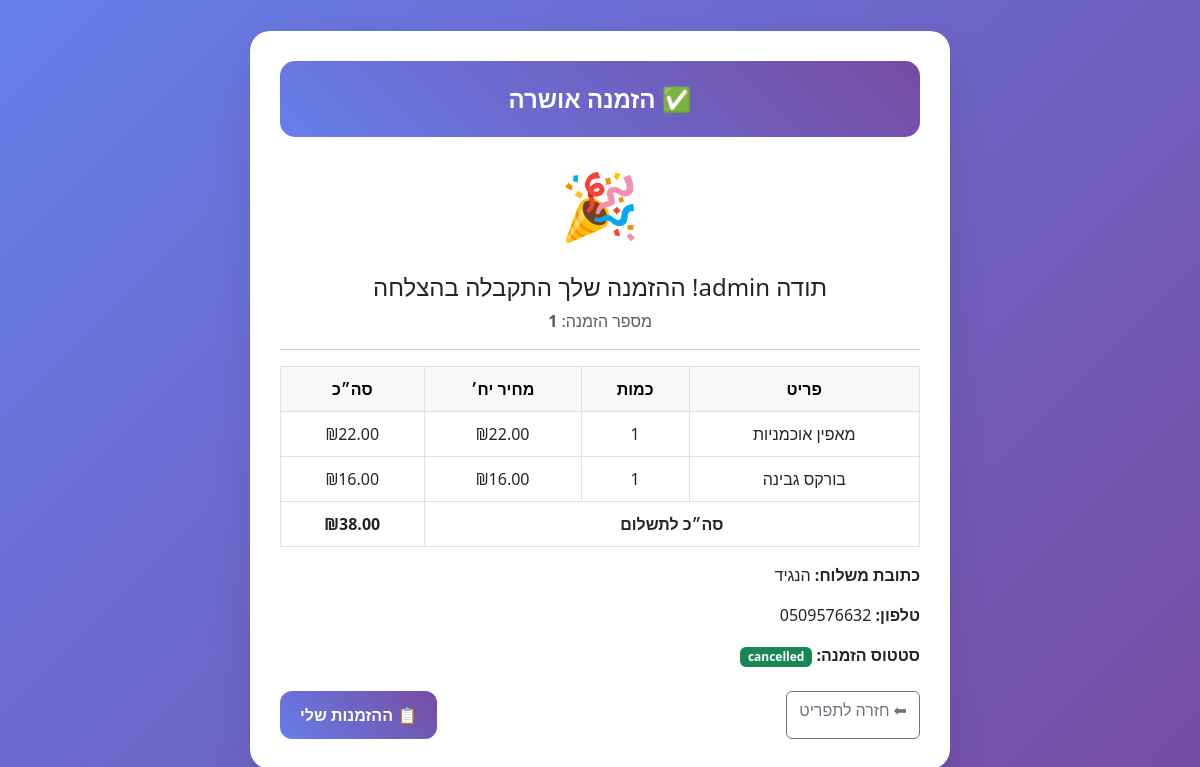
The page /order/1 (signed in) on the database its author committed.
### tables this page shows
CREATE TABLE users (
                id INTEGER PRIMARY KEY AUTOINCREMENT,
                username TEXT UNIQUE NOT NULL,
                email TEXT UNIQUE NOT NULL,
                password TEXT NOT NULL,
                role TEXT NOT NULL DEFAULT 'customer',
                phone TEXT,
                address TEXT,
                created_at TIMESTAMP DEFAULT CURRENT_TIMESTAMP,
                is_active BOOLEAN DEFAULT 1
            );

CREATE TABLE orders (
                id INTEGER PRIMARY KEY AUTOINCREMENT,
                customer_id INTEGER NOT NULL,
                order_number TEXT UNIQUE NOT NULL,
                total_amount REAL NOT NULL DEFAULT 0,
                status TEXT NOT NULL DEFAULT 'pending',
                delivery_address TEXT,
                delivery_phone TEXT,
                special_instructions TEXT,
                estimated_delivery TIMESTAMP,
                created_at TIMESTAMP DEFAULT CURRENT_TIMESTAMP,
                updated_at TIMESTAMP DEFAULT CURRENT_TIMESTAMP,
                FOREIGN KEY (customer_id) REFERENCES users (id)
            );

CREATE TABLE order_items (
                id INTEGER PRIMARY KEY AUTOINCREMENT,
                order_id INTEGER NOT NULL,
                menu_item_id INTEGER NOT NULL,
                quantity INTEGER NOT NULL DEFAULT 1,
                price REAL NOT NULL,
                special_requests TEXT,
                FOREIGN KEY (order_id) REFERENCES orders (id),
                FOREIGN KEY (menu_item_id) REFERENCES menu_items (id)
            );

CREATE TABLE menu_items (
                id INTEGER PRIMARY KEY AUTOINCREMENT,
                name TEXT NOT NULL,
                description TEXT,
                price REAL NOT NULL,
                category TEXT NOT NULL,
                image_url TEXT,
                is_available BOOLEAN DEFAULT 1,
                preparation_time INTEGER DEFAULT 15,
                ingredients TEXT,
                allergens TEXT,
                calories INTEGER,
                created_at TIMESTAMP DEFAULT CURRENT_TIMESTAMP,
                updated_at TIMESTAMP DEFAULT CURRENT_TIMESTAMP
            , image_filename TEXT);

### app.py (the view)
@app.route('/order/<int:order_id>')
def order_details(order_id):
    if not require_login():
        flash('יש להתחבר כדי לצפות בהזמנה', 'warning')
        return redirect('/login')
    user = get_current_user()
    order = db.get_order_by_id(order_id)
    if not order:
        flash('הזמנה לא נמצאה', 'error')
        return redirect('/')
    if user['role'] != 'employee' and order['customer_id'] != user['id']:
        flash('אין לך הרשאה לצפות בהזמנה זו', 'error')
        return redirect('/')
    return render_template('order_details.html',
                         user=user,
                         order=order,
                         order_items=order['items'])

### app.py (called while the page is built)
def get_current_user():
    user_id = session.get('user_id')
    if user_id:
        return db.get_user_by_id(user_id)
    return None

def require_login():
    return 'user_id' in session

### models/database.py (called while the page is built)
    def get_connection(self):
        conn = sqlite3.connect(self.db_path)
        conn.row_factory = sqlite3.Row  # מאפשר גישה לעמודות באמצעות שם
        return conn

    def get_user_by_id(self, user_id):
        conn = self.get_connection()
        cursor = conn.cursor()
        cursor.execute('''
            SELECT id, username, email, role, phone, address, created_at
            FROM users WHERE id = ? AND is_active = 1
        ''', (user_id,))
        user = cursor.fetchone()
        conn.close()
        return dict(user) if user else None

    def get_order_by_id(self, order_id):
        conn = self.get_connection()
        cursor = conn.cursor()
        cursor.execute('''
            SELECT o.*, u.username, u.email
            FROM orders o
            JOIN users u ON o.customer_id = u.id
            WHERE o.id = ?
        ''', (order_id,))
        order = cursor.fetchone()
        if not order:
            conn.close()
            return None
        order_dict = dict(order)
        cursor.execute('''
            SELECT oi.*, mi.name, mi.description, mi.category
            FROM order_items oi
            JOIN menu_items mi ON oi.menu_item_id = mi.id
            WHERE oi.order_id = ?
        ''', (order_id,))
        items = cursor.fetchall()
        order_dict['items'] = [dict(item) for item in items]
        conn.close()
        return order_dict

### templates/order_details.html (shortened to what this page needs)
<!doctype html>
<html lang="he" dir="rtl">
<head>
  <link href="https://cdnjs.cloudflare.com/ajax/libs/bootstrap/5.3.0/css/bootstrap.min.css" rel="stylesheet">
</head>
<body>
  <div class="order-card">
    <div class="order-header">✅ הזמנה אושרה</div>
    <div class="success-icon">🎉</div>
    <h4 class="text-center">תודה {{ user.username }}! ההזמנה שלך התקבלה בהצלחה</h4>
    <p class="text-center text-muted">מספר הזמנה: <strong>{{ order.id }}</strong></p>
    <hr>
    <table class="table table-bordered order-summary">
      <thead class="table-light">
        <tr>
          <th>פריט</th>
          <th>כמות</th>
          <th>מחיר יח׳</th>
          <th>סה״כ</th>
        </tr>
      </thead>
      <tbody>
        {% for item in order_items %}
        <tr>
          <td>{{ item.name }}</td>
          <td>{{ item.quantity }}</td>
          <td>₪{{ '%.2f'|format(item.price) }}</td>
          <td>₪{{ '%.2f'|format(item.price * item.quantity) }}</td>
        </tr>
        {% endfor %}
      </tbody>
      <tfoot>
        <tr>
          <th colspan="3">סה״כ לתשלום</th>
          <th>₪{{ '%.2f'|format(order.total_amount) }}</th>
        </tr>
      </tfoot>
    </table>
    <div class="mt-3">
      <p><strong>כתובת משלוח:</strong> {{ order.delivery_address }}</p>
      <p><strong>טלפון:</strong> {{ order.delivery_phone }}</p>
      <p><strong>סטטוס הזמנה:</strong>
        <span class="badge bg-success">{{ order.status }}</span>
      </p>
    </div>
    <div class="d-flex justify-content-between mt-4">
      <a href="{{ url_for('menu') }}" class="btn btn-outline-secondary">⬅ חזרה לתפריט</a>
      <a href="{{ url_for('my_orders') }}" class="btn btn-primary">📋 ההזמנות שלי</a>
    </div>
  </div>
</body>
</html>

### templates/order_details.html (style rules this page uses)
body { background: linear-gradient(135deg, #667eea 0%, #764ba2 100%); min-height: 100vh; display: flex; align-items: center; justify-content: center; padding: 20px; font-family: 'Segoe UI', Tahoma, sans-serif; }
.order-card { max-width: 700px; width: 100%; background: #fff; border-radius: 20px; box-shadow: 0 20px 40px rgba(0,0,0,0.1); padding: 30px; animation: fadeIn 0.6s ease; }
.order-header { text-align: center; background: linear-gradient(45deg, #667eea, #764ba2); color: white; padding: 20px; border-radius: 15px; margin-bottom: 20px; font-size: 1.5rem; font-weight: bold; }
.success-icon { font-size: 4rem; color: #28a745; text-align: center; margin-bottom: 20px; }
.order-summary th, .order-summary td { text-align: center; padding: 10px; }
.btn-primary { background: linear-gradient(45deg, #667eea, #764ba2); border: none; border-radius: 12px; padding: 12px 20px; font-weight: bold; }

### rows shown on the page
users: username "admin"
orders: id "1", total_amount "38.00", delivery_address "הנגיד", delivery_phone "0509576632", status "cancelled"
order_items: name "מאפין אוכמניות", quantity "1", price "22.00", item.price*item.quantity "22.00"
order_items: name "בורקס גבינה", quantity "1", price "16.00", item.price*item.quantity "16.00"
